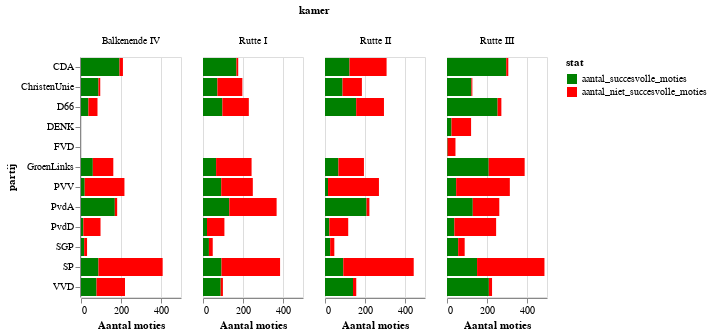

Source (notebook cell):
### Markdown cell above
Opvallend dat de VVD eigenlijk al jaren lang weinig succesvolle moties indient, terwijl andere regeringspartijen dit wel doen. Dit komt natuurlijk ook doordat ze in de regering zitten en op die manier invloed uitoefenen.

### Code cell
# hide_input
party_perf = party_perf.loc[party_perf['partij'].isin(get_largest_parties(2020))]
chart = alt.Chart(party_perf).mark_bar().encode(
    column='kamer',
    x='value:Q',
    y='partij',
    color=alt.Color('stat',
                scale=alt.Scale(
        domain=['aantal_succesvolle_moties','aantal_niet_succesvolle_moties'],
        range=['green', 'red']))
).properties(width=100).transform_filter(alt.FieldOneOfPredicate(field='stat', oneOf=['aantal_succesvolle_moties','aantal_niet_succesvolle_moties']))
chart.encoding.x.title = 'Aantal moties'
chart

### Figure 1 — Vega-Lite specification as saved in the notebook (floating-point values rounded to 4 significant figures; data arrays with more than 128 entries replaced by an {"elided": "..."} marker saying what was removed)
{"config": {"view": {"continuousWidth": 400, "continuousHeight": 300}}, "data": {"name": "data-3ce1d689973c82eb32c535a1631ba0ab"}, "mark": "bar", "encoding": {"color": {"type": "nominal", "field": "stat", "scale": {"domain": ["aantal_succesvolle_moties", "aantal_niet_succesvolle_moties"], "range": ["green", "red"]}}, "column": {"type": "nominal", "field": "kamer"}, "x": {"type": "quantitative", "field": "value", "title": "Aantal moties"}, "y": {"type": "nominal", "field": "partij"}}, "transform": [{"filter": {"field": "stat", "oneOf": ["aantal_succesvolle_moties", "aantal_niet_succesvolle_moties"]}}], "width": 100, "$schema": "https://vega.github.io/schema/vega-lite/v4.8.1.json", "datasets": {"data-3ce1d689973c82eb32c535a1631ba0ab": {"elided": "336 records"}}}
